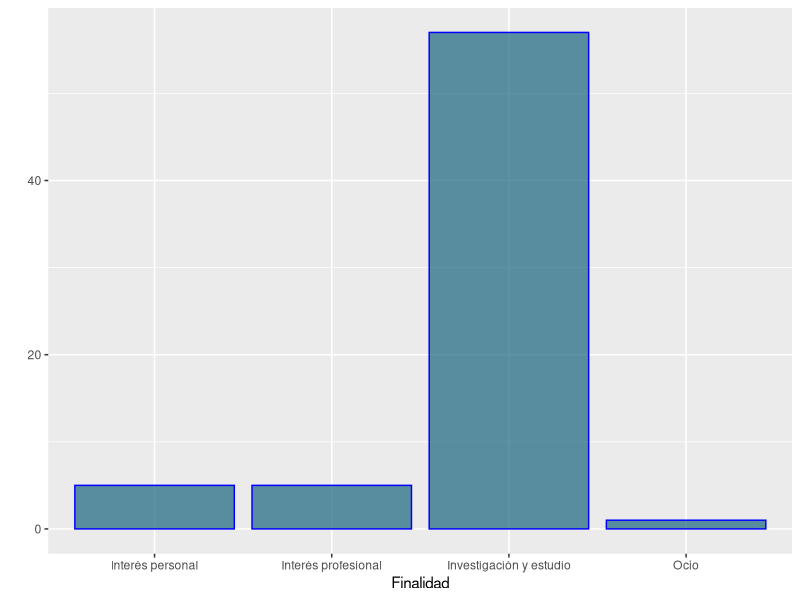
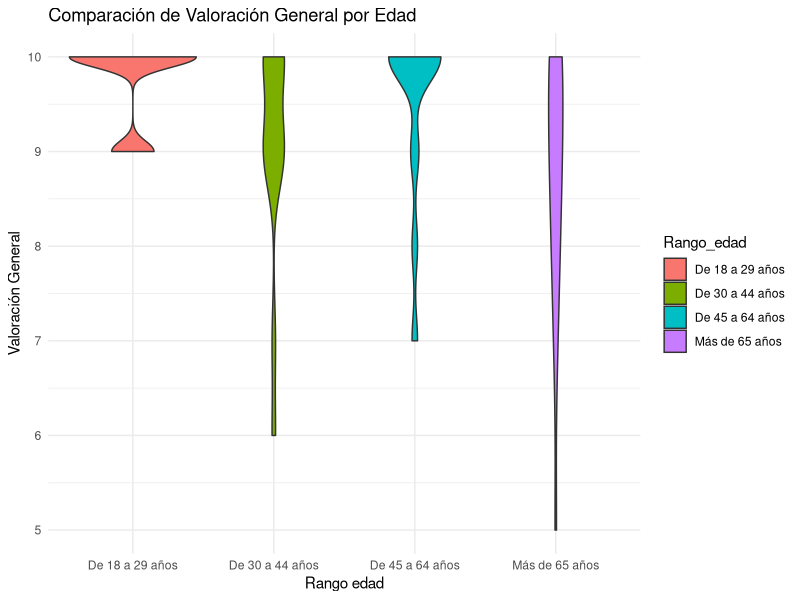

Source code (R) for these figures, in order:
## ---- chunk 1
knitr::opts_chunk$set(echo = TRUE)
library(tidyverse)
library(knitr)
## ---- chunk 2
data_biblio <- read.csv("biblioteca_historica_2023.csv", header = TRUE, sep = ";")
## ---- chunk 3
colnames(data_biblio) <- c("Inicio_encuesta", "Finalidad", "Frecuencia", "Uso_consulta_sala", "Valoracion_consulta_sala", "Valoracion_tiempo_espera", "Uso_repografia", "Valoracion_repografia", "Participacion_actividades", "Valoracion_actividades", "Uso_reserva_doc", "Valoracion_reserva_doc", "Conoce_web", "Valoracion_actualización_info_contenidos", "Valoracion_facil_buscar_catalogo", "Valoracion_facil_localizar_obras_digital", "Valoracion_tiempo_descarga_doc_digital", "Valoracion_edificio_instalaciones", "Valoracion_horario_apertura", "Valoracion_info_recibida", "Valoracion_red_wifi", "Valoracion_trato_atencion", "Valoracion_proceso_carnes", "Valoracion_adecuacion_necesidades", "Valoracion_general", "Sugerencias", "Servivio_respecto_esperado", "Rango_edad", "Sexo")
## ---- chunk 4
kable(head(data_biblio))
## ---- chunk 5
data_biblio$Finalidad = as.factor(data_biblio$Finalidad)
levels(data_biblio$Finalidad)
## ---- chunk 6
data_biblio$Frecuencia = as.numeric(data_biblio$Frecuencia)
## ---- chunk 7
data_biblio$Rango_edad = as.factor(data_biblio$Rango_edad)
levels(data_biblio$Rango_edad)
## ---- chunk 8
data_biblio$Sexo = as.factor(data_biblio$Sexo)
levels(data_biblio$Sexo)
## ---- chunk 9
ggplot(data_biblio, aes(x=data_biblio$Finalidad)) +
  geom_bar(color="blue", fill=rgb(0.1,0.4,0.5,0.7))+
  xlab("Finalidad")+ylab("")
## ---- chunk 10
ggplot(data_biblio, aes(x = Rango_edad, y = Valoracion_general, fill = Rango_edad)) +
  geom_violin() +
  labs(x = "Rango edad", y = "Valoración General", title = "Comparación de Valoración General por Edad") +
  theme_minimal()
